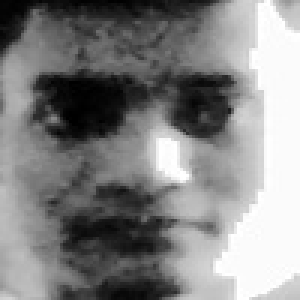
#> input picture src/person/Asif/0.jpg, 100 x 100 px (shown 3 times larger)
$ python main.py
#> lines starting #> are read from the running program, lines starting #| are printed output that depends on the picture; after the words box and inside, x2 and y2 are one past the last pixel; in counts of white or black regions, pixels touching at a corner belong together
### src/utils.py
import os
import cv2
import numpy as np


def collect_dataset():
    images = []
    labels = []
    label_dic = {}

    BASE_PATH = os.path.dirname(__file__) + '/'
    persons = [person for person in os.listdir(BASE_PATH + 'person/')]

    for i, person in enumerate(persons):
        label_dic[i] = person
        for image in sorted(os.listdir(BASE_PATH + 'person/' + person)):
            images.append(cv2.imread(BASE_PATH + 'person/' + person + '/' +
                                     image, 0))
            labels.append(i)

    return (images, np.array(labels), label_dic)

### src/WebcamCapture.py
import cv2


class WebcamCapture():

    def __init__(self):
        self.camera = cv2.VideoCapture(0)

    def __del__(self):
        self.camera.release()

    def get_feed(self):
        check, frame = self.camera.read()
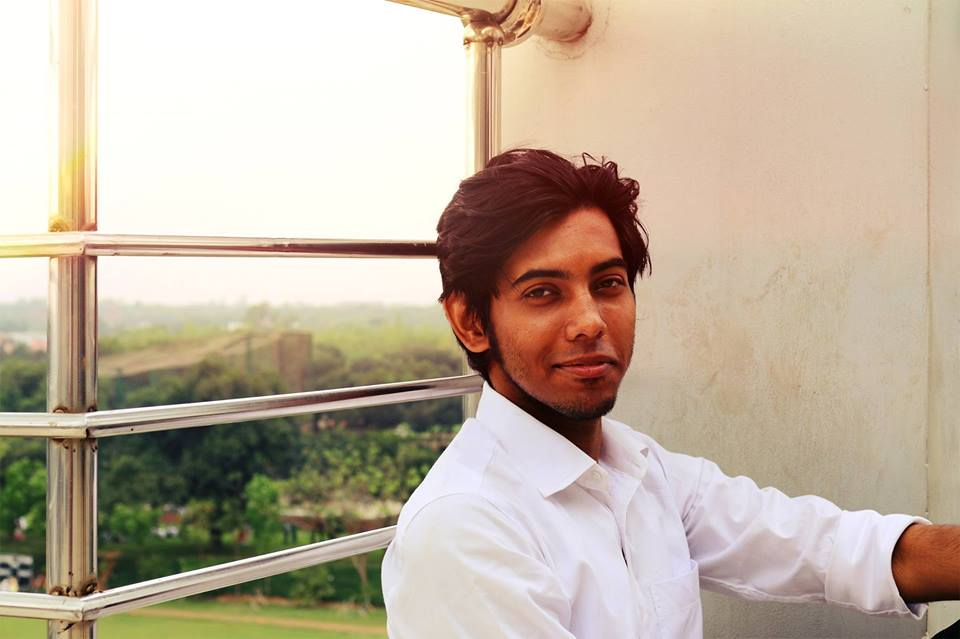
#> input picture src/images/data1.jpg, 960 x 639 px, given in place of the camera
#> frame is the input picture: shape (639, 960, 3); mean B, G, R 157.4, 175.7, 190.8
        return frame

### src/FaceDetection.py
import cv2
import os


class FaceDetection():
    BASE_PATH = os.path.dirname(__file__)
    frontal_cascade_path = os.path.join(BASE_PATH,
                                        'cascades/haarcascade_frontalface.xml')
    profile_cascade_path = os.path.join(BASE_PATH,
                                        'cascades/haarcascade_profileface.xml')

    def __init__(self):
        self.frontal_detection = cv2.CascadeClassifier(
            self.frontal_cascade_path)
        self.profile_detection = cv2.CascadeClassifier(
            self.profile_cascade_path)

    def detect_face(self, frame):
        gray = cv2.cvtColor(frame, cv2.COLOR_BGR2GRAY)
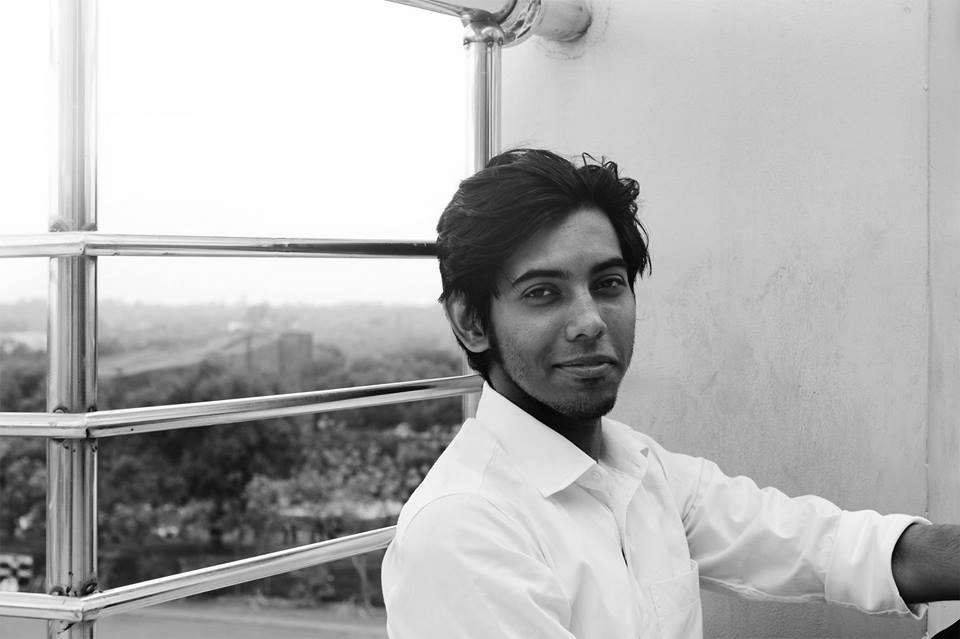
#> gray: shape (639, 960); min 0, max 255, mean 178.2
        faces = self.frontal_detection.detectMultiScale(gray,
                                                        scaleFactor=1.07,
                                                        minNeighbors=5)

        if len(faces) < 1:
            faces = self.profile_detection.detectMultiScale(gray,
                                                            scaleFactor=1.07,
                                                            minNeighbors=5)

        return faces

### src/ProcessImage.py
import cv2


class ProcessImage():

    def _cut_face(self, image, faces):
        cutted_face = []

        for x, y, w, h in faces:
            width_remove = int(0.2 * w / 2)
            cutted_face.append(image[y:y + h,
                                     x + width_remove:x + w - width_remove])

        return cutted_face

    def _normalize_intensity(self, images):
        images_norm = []

        for image in images:

            if len(image.shape) == 3:
                image = cv2.cvtColor(image, cv2.COLOR_BGR2GRAY)

            images_norm.append(cv2.equalizeHist(image))
#> this loop made 1 pass
#> pass 1, in _normalize_intensity, `image = cv2.cvtColor(image, cv2.COLOR_BGR2GRAY)`:
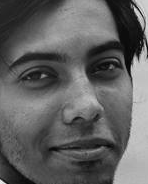
#> image: shape (184, 148); min 5, max 243, mean 97

        return images_norm

    def _resize_image(self, images, size=(100, 100)):
#> called with size = (100, 100)
        images_norm = []

        for image in images:
            if image.shape < size:
                image_norm = cv2.resize(image, size,
                                        interpolation=cv2.INTER_AREA)
            else:
                image_norm = cv2.resize(image, size,
                                        interpolation=cv2.INTER_CUBIC)

            images_norm.append(image_norm)
#> this loop made 1 pass
#> pass 1, in _resize_image, `image_norm = cv2.resize(image, size, interpolation=cv2.INTER_CUBIC)`:
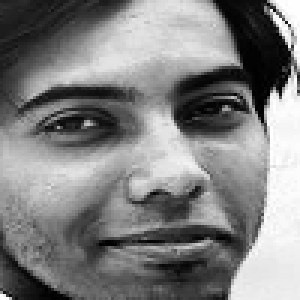
#> image_norm: shape (100, 100) (shown 3 times larger); min 0, max 255, mean 128.3

        return images_norm

    def normalize_image(self, frame, faces):
        frame = self._cut_face(frame, faces)
        frame = self._normalize_intensity(frame)
        frame = self._resize_image(frame)
        return frame

### src/main.py
import cv2
from WebcamCapture import WebcamCapture
from FaceDetection import FaceDetection
from ProcessImage import ProcessImage
from utils import collect_dataset


images, labels, label_dic = collect_dataset()
rec_lbph = cv2.face.LBPHFaceRecognizer_create()
rec_lbph.train(images, labels)


camera = WebcamCapture()
face_detector = FaceDetection()
image_processor = ProcessImage()

collector = cv2.face.StandardCollector_create()

while True:
    frame = camera.get_feed()
    faces_area = face_detector.detect_face(frame)

    if len(faces_area):
        faces = image_processor.normalize_image(frame, faces_area)
        face = faces[0]
        rec_lbph.predict_collect(face, collector)
        conf = collector.getMinDist()
        pred = collector.getMinLabel()
        threshold = 140
        print('LBPH Faces -> Prediction: ' + label_dic[pred].capitalize() +
              ' Confidence: ' + str(round(conf)))

        for x, y, width, height in faces_area:
            frame = cv2.rectangle(frame, (x, y), (x + width, y + height),
                                  (0, 0, 255), 3)

            if conf < threshold:
                frame = cv2.putText(frame, label_dic[pred].capitalize(),
                                    (x, y - 10),
                                    cv2.FONT_HERSHEY_SIMPLEX, 0.4, (0, 0, 255),
                                    1, cv2.LINE_AA)
            else:
                frame = cv2.putText(frame, "Unknown",
                                    (x, y - 10),
                                    cv2.FONT_HERSHEY_SIMPLEX, 0.4, (0, 0, 255),
                                    1, cv2.LINE_AA)
#> this loop made 1 pass
#> pass 1, `frame = cv2.rectangle(frame, (x, y), (x + width, y + height), (0, 0, 2..`:
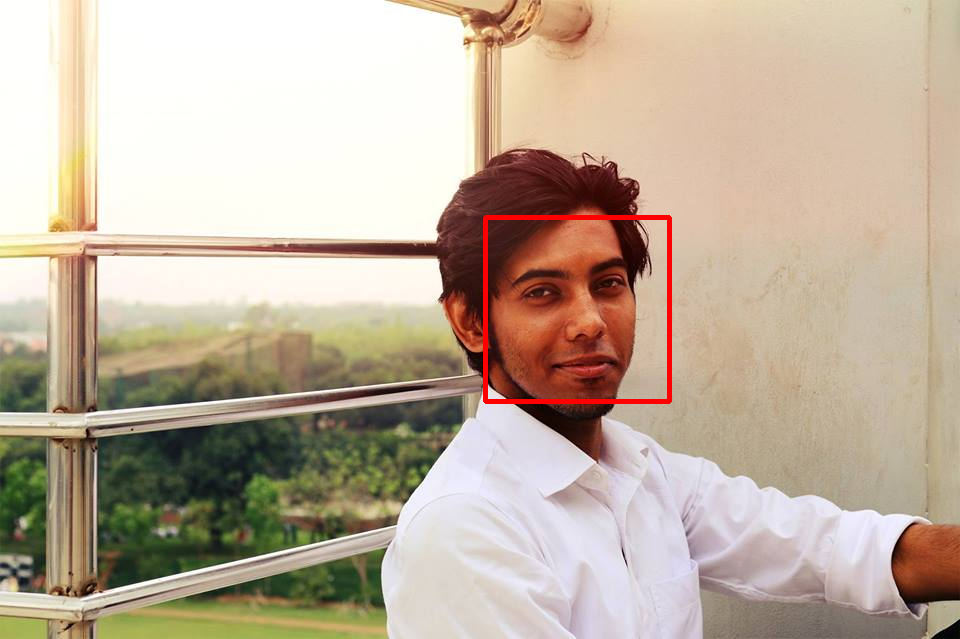
#> frame: shape (639, 960, 3); 0.6% of pixels changed, all inside (x1, y1, x2, y2) = (483, 215, 672, 404)

    cv2.imshow('Face', frame)
    if cv2.waitKey(1) & 0xFF == ord('q'):
#> (key q is pressed here)
        break

del camera
del face_detector
del image_processor
